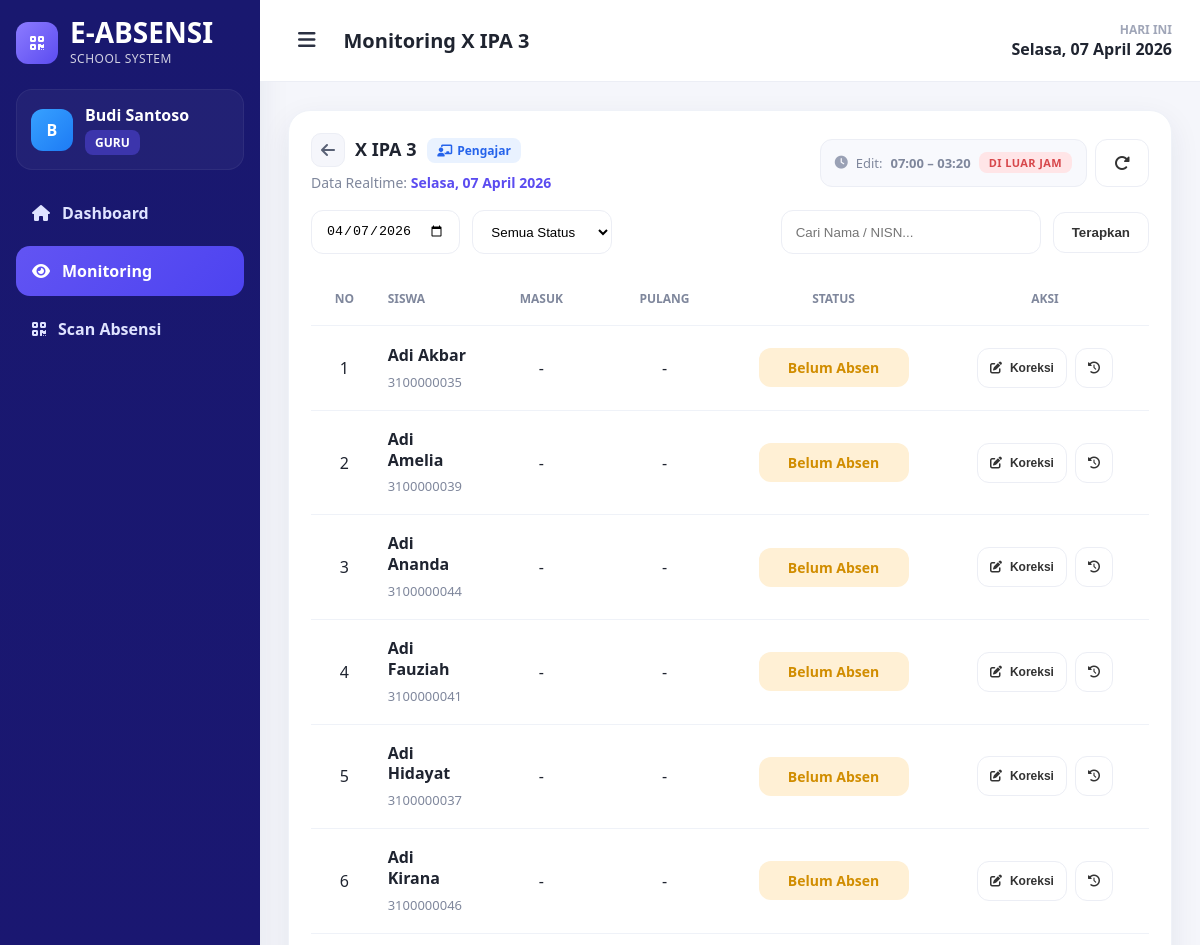
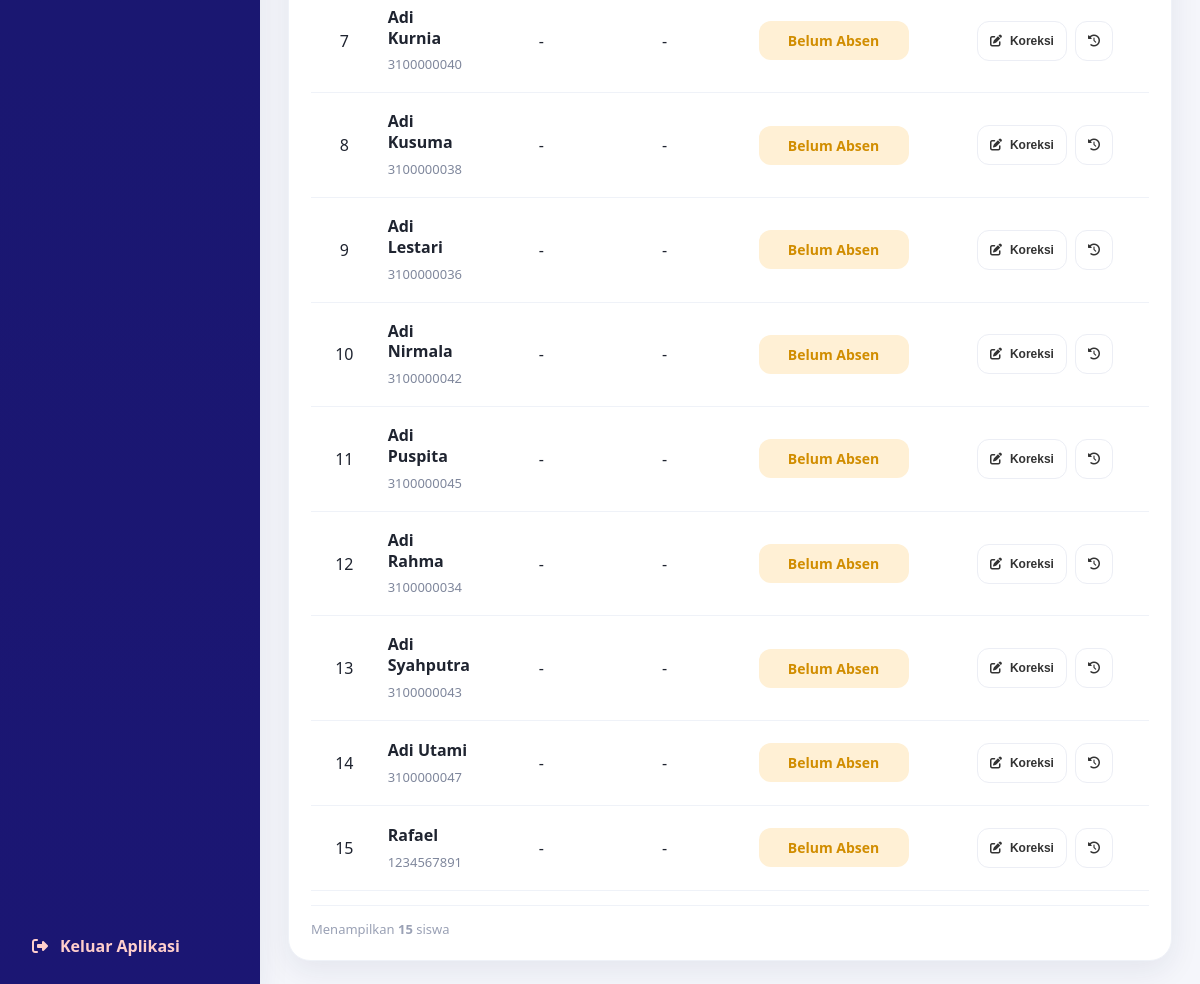
Screenshot of /guru/monitoring_kelas.php?kelas_id=2&tanggal=2026-04-07 (signed in) with the database file from the repository (2 pictures, top to bottom).
### tables this page shows
CREATE TABLE `kelas` (
  `id` int NOT NULL,
  `nama_kelas` varchar(20) NOT NULL,
  `wali_guru_id` int DEFAULT NULL,
  `created_at` timestamp NULL DEFAULT CURRENT_TIMESTAMP
);

CREATE TABLE `jadwal_absensi` (
  `id` int NOT NULL,
  `nama_jadwal` varchar(100) NOT NULL,
  `hari` enum('Senin','Selasa','Rabu','Kamis','Jumat','Sabtu') NOT NULL,
  `jam_masuk` time NOT NULL,
  `batas_terlambat` time NOT NULL,
  `jam_pulang` time NOT NULL,
  `scan_masuk_mulai` time NOT NULL,
  `scan_masuk_selesai` time NOT NULL,
  `scan_pulang_mulai` time NOT NULL,
  `scan_pulang_selesai` time NOT NULL,
  `status_aktif` enum('aktif','nonaktif') DEFAULT 'aktif',
  `created_at` timestamp NULL DEFAULT CURRENT_TIMESTAMP
);

CREATE TABLE `siswa` (
  `id` int NOT NULL,
  `user_id` int NOT NULL,
  `nis` varchar(30) NOT NULL,
  `nisn` varchar(30) NOT NULL,
  `kelas_id` int NOT NULL,
  `jenis_kelamin` enum('L','P') DEFAULT NULL,
  `alamat` text,
  `no_hp_ortu` varchar(20) DEFAULT NULL,
  `foto` varchar(255) DEFAULT NULL,
  `kode_kartu` varchar(100) NOT NULL,
  `status_siswa` enum('aktif','nonaktif') DEFAULT 'aktif',
  `created_at` timestamp NULL DEFAULT CURRENT_TIMESTAMP
);

CREATE TABLE `users` (
  `id` int NOT NULL,
  `nama` varchar(100) NOT NULL,
  `username` varchar(50) NOT NULL,
  `email` varchar(100) DEFAULT NULL,
  `password` varchar(255) NOT NULL,
  `role` enum('admin','guru','siswa') NOT NULL,
  `status_akun` enum('aktif','nonaktif') DEFAULT 'aktif',
  `created_at` timestamp NULL DEFAULT CURRENT_TIMESTAMP,
  `updated_at` timestamp NULL DEFAULT CURRENT_TIMESTAMP ON UPDATE CURRENT_TIMESTAMP
);

### guru/monitoring_kelas.php (the view, shortened to what the rows shown need)
<?php
require_once '../config/database.php';
require_once '../includes/functions.php';
$guruId = getGuruId($conn);
function hasTableColumn(mysqli $conn, string $table, string $column): bool
{
    static $cache = [];
    $key = $table . '.' . $column;
    $sql = "
        SELECT COUNT(*) AS total
        FROM INFORMATION_SCHEMA.COLUMNS
        WHERE TABLE_SCHEMA = DATABASE()
          AND TABLE_NAME = ?
          AND COLUMN_NAME = ?
    ";
    $stmt = $conn->prepare($sql);
    $stmt->bind_param("ss", $table, $column);
    $stmt->execute();
    $row = $stmt->get_result()->fetch_assoc();
    $cache[$key] = ((int) ($row['total'] ?? 0)) > 0;
    return $cache[$key];
}
function formatMetodeLabel(?string $metode): string
{
    return match ($metode) {
        'scan'   => 'Scan',
        'manual' => 'Manual',
        'import' => 'Import',
        default  => '-',
    };
}
$kelasId = (int) ($_GET['kelas_id'] ?? 0);
$tanggalDipilih = $_GET['tanggal'] ?? date('Y-m-d');
$hasMetodeMasuk      = hasTableColumn($conn, 'absensi', 'metode_masuk');
$hasMetodePulang     = hasTableColumn($conn, 'absensi', 'metode_pulang');
$hasCorrectedBy      = hasTableColumn($conn, 'absensi', 'corrected_by_user_id');
$hasCorrectedAt      = hasTableColumn($conn, 'absensi', 'corrected_at');
$hasAlasanKoreksi    = hasTableColumn($conn, 'absensi', 'alasan_koreksi');
$stmtRole = $conn->prepare("
    SELECT role_guru_kelas
    FROM guru_kelas
    WHERE guru_id = ? AND kelas_id = ?
    LIMIT 1
");
$stmtRole->bind_param("ii", $guruId, $kelasId);
$stmtRole->execute();
$rowRole = $stmtRole->get_result()->fetch_assoc();
$roleGuru = $rowRole['role_guru_kelas'];
$isWali   = ($roleGuru === 'wali');
$stmtKelas = $conn->prepare("SELECT nama_kelas FROM kelas WHERE id = ? LIMIT 1");
$stmtKelas->bind_param("i", $kelasId);
$stmtKelas->execute();
$namaKelas = $stmtKelas->get_result()->fetch_assoc()['nama_kelas'] ?? '-';
$hariJadwal   = hariIndonesia($tanggalDipilih);
$stmtJadwal = $conn->prepare("
    SELECT jam_masuk, jam_pulang, batas_terlambat
    FROM jadwal_absensi
    WHERE hari = ? AND status_aktif = 'aktif'
    LIMIT 1
");
$stmtJadwal->bind_param("s", $hariJadwal);
$stmtJadwal->execute();
$jadwalAktif = $stmtJadwal->get_result()->fetch_assoc();
$jamMasukJadwal  = $jadwalAktif ? substr($jadwalAktif['jam_masuk'], 0, 5) : null;
$jamPulangJadwal = $jadwalAktif ? substr($jadwalAktif['jam_pulang'], 0, 5) : null;
$isHariIni = ($tanggalDipilih === date('Y-m-d'));
$pengajarDalamWindow = false;
if (!$isWali && $isHariIni && $jadwalAktif) {
    $now       = strtotime(date('H:i:s'));
    $jamMasuk  = strtotime($jadwalAktif['jam_masuk']);
    $jamPulang = strtotime($jadwalAktif['jam_pulang']);
    $pengajarDalamWindow = ($now >= $jamMasuk && $now <= $jamPulang);
}
$selectAudit = [];
$joinAudit = [];
if ($hasMetodeMasuk) {
    $selectAudit[] = "a.metode_masuk";
} else {
    $selectAudit[] = "NULL AS metode_masuk";
}
if ($hasMetodePulang) {
    $selectAudit[] = "a.metode_pulang";
} else {
    $selectAudit[] = "NULL AS metode_pulang";
}
if ($hasAlasanKoreksi) {
    $selectAudit[] = "a.alasan_koreksi";
} else {
    $selectAudit[] = "NULL AS alasan_koreksi";
}
if ($hasCorrectedAt) {
    $selectAudit[] = "a.corrected_at";
} else {
    $selectAudit[] = "NULL AS corrected_at";
}
if ($hasCorrectedBy) {
    $selectAudit[] = "uc.nama AS corrected_by_name";
    $joinAudit[] = "LEFT JOIN users uc ON uc.id = a.corrected_by_user_id";
} else {
    $selectAudit[] = "NULL AS corrected_by_name";
}
if (hasTableColumn($conn, 'absensi', 'scanned_masuk_by_user_id')) {
    $selectAudit[] = "um.nama AS scanned_masuk_by_name";
    $joinAudit[] = "LEFT JOIN users um ON um.id = a.scanned_masuk_by_user_id";
} else {
    $selectAudit[] = "NULL AS scanned_masuk_by_name";
}
if (hasTableColumn($conn, 'absensi', 'scanned_pulang_by_user_id')) {
    $selectAudit[] = "up.nama AS scanned_pulang_by_name";
    $joinAudit[] = "LEFT JOIN users up ON up.id = a.scanned_pulang_by_user_id";
} else {
    $selectAudit[] = "NULL AS scanned_pulang_by_name";
}
$sql = "
    SELECT
        s.id AS siswa_id,
        u.nama,
        s.nisn,
        a.id AS absensi_id,
        a.jam_masuk,
        a.jam_pulang,
        a.status_masuk,
        a.status_pulang,
        a.keterangan,
        " . implode(",\n        ", $selectAudit) . "
    FROM siswa s
    INNER JOIN users u ON u.id = s.user_id
    LEFT JOIN absensi a ON a.siswa_id = s.id
                       AND a.tanggal = ?
    " . implode("\n    ", $joinAudit) . "
    WHERE s.kelas_id = ?
      AND s.status_siswa = 'aktif'
";
$params = [$tanggalDipilih, $kelasId];
$types  = "si";
$sql .= " ORDER BY u.nama ASC";
$stmt = $conn->prepare($sql);
$stmt->bind_param($types, ...$params);
$stmt->execute();
$result = $stmt->get_result();
$dataMonitoring = [];
while ($row = $result->fetch_assoc()) {
    $statusSaatIni   = $row['status_masuk'] ?? 'Belum Absen';
    $keteranganWaktu = 'Belum Absen';
    $keteranganClass = 'status-yellow';
    if ($isWali) {
        $editMode = 'canEdit';
    } elseif ($isHariIni && $pengajarDalamWindow) {
        $editMode = 'canEdit';
    } elseif ($isHariIni) {
        $editMode = 'warnEdit';
    } else {
        $editMode = 'locked';
    }
    $row['status_saat_ini']  = $statusSaatIni;
    $row['keterangan_waktu'] = $keteranganWaktu;
    $row['keterangan_class'] = $keteranganClass;
    $row['edit_mode']        = $editMode;
    $dataMonitoring[]        = $row;
}
$totalData = count($dataMonitoring);
include '../includes/header.php';
?>
<div class="app-layout">
    <div class="main-content">
        <div class="content-area">
            <div class="table-card">
                <div class="table-header">
                    <div>
                        <div style="display:flex;align-items:center;gap:10px;margin-bottom:4px;">
                            <a href="<?= BASE_URL; ?>/guru/monitoring.php?tanggal=<?= urlencode($tanggalDipilih); ?>"
                                class="mkelas-back-btn" title="Kembali ke daftar kelas">
                                <i class="fa-solid fa-arrow-left"></i>
                            </a>
                            <div class="table-title">
                                <?= htmlspecialchars($namaKelas); ?>
                                <?php if ($isWali): ?>
                                    <span class="mkelas-role mkelas-role-wali" style="font-size:12px;vertical-align:middle;margin-left:6px;">
                                        <i class="fa-solid fa-star"></i> Wali Kelas
                                    </span>
                                <?php else: ?>
                                    <span class="mkelas-role mkelas-role-pengajar" style="font-size:12px;vertical-align:middle;margin-left:6px;">
                                    </span>
                                <?php endif; ?>
                            </div>
                        </div>
                    </div>
                    <div class="table-tools" style="flex-wrap:wrap;gap:8px;">
                        <?php if (!$isWali && $jadwalAktif): ?>
                            <div class="monitoring-window-info">
                                <i class="fa-solid fa-clock"></i>
                                Edit: <strong><?= $jamMasukJadwal; ?> – <?= $jamPulangJadwal; ?></strong>
                                <?php if ($pengajarDalamWindow): ?>
                                    <span class="window-badge window-open">Aktif</span>
                                <?php else: ?>
                                    <span class="window-badge window-closed">Di Luar Jam</span>
                                <?php endif; ?>
                            </div>
                        <?php endif; ?>
                    </div>
                </div>
                <div class="table-responsive-theme">
                    <table class="theme-table monitoring-table">
                        <thead>
                            <tr>
                                <th>No</th>
                                <th>Siswa</th>
                                <th>Masuk</th>
                                <th>Pulang</th>
                                <th>Status</th>
                                <th>Aksi</th>
                            </tr>
                        </thead>
                        <tbody>
                            <?php if ($totalData > 0): ?>
                                <?php foreach ($dataMonitoring as $i => $row): ?>
                                    <tr>
                                        <td><?= $i + 1; ?></td>
                                        <td>
                                            <strong><?= htmlspecialchars($row['nama']); ?></strong><br>
                                            <span class="monitoring-nisn"><?= htmlspecialchars($row['nisn']); ?></span>
                                        </td>
                                        <td><?= !empty($row['jam_masuk']) ? substr($row['jam_masuk'], 0, 5) : '-'; ?></td>
                                        <td><?= !empty($row['jam_pulang']) ? substr($row['jam_pulang'], 0, 5) : '-'; ?></td>
                                        <td>
                                            <span class="status-pill <?= $row['keterangan_class']; ?>">
                                                <?= htmlspecialchars($row['keterangan_waktu']); ?>
                                            </span>
                                        </td>
                                        <td>
                                            <?php if ($row['edit_mode'] === 'locked'): ?>
                                                <div class="status-locked-wrap" title="Hanya bisa diubah pada hari yang bersangkutan">
                                                    <span class="status-pill status-locked-pill status-muted">Terkunci</span>
                                                    <i class="fa-solid fa-lock status-lock-icon"></i>
                                                </div>
                                            <?php else: ?>
                                                <div class="aksi-btn-group">
                                                    <button
                                                        type="button"
                                                        class="btn-light-theme btn-koreksi-modal"
                                                        data-siswa-id="<?= (int) $row['siswa_id']; ?>"
                                                        data-nama="<?= htmlspecialchars($row['nama'], ENT_QUOTES); ?>"
                                                        data-tanggal="<?= htmlspecialchars($tanggalDipilih, ENT_QUOTES); ?>"
                                                        data-edit-mode="<?= htmlspecialchars($row['edit_mode'], ENT_QUOTES); ?>"
                                                        data-jam-masuk="<?= !empty($row['jam_masuk']) ? substr($row['jam_masuk'], 0, 5) : ''; ?>"
                                                        data-jam-pulang="<?= !empty($row['jam_pulang']) ? substr($row['jam_pulang'], 0, 5) : ''; ?>"
                                                        onclick="openKoreksiModal(this)">
                                                        <i class="fa-solid fa-pen-to-square"></i> Koreksi
                                                    </button>
                                                    <button
                                                        type="button"
                                                        class="btn-light-theme btn-riwayat-modal"
                                                        data-nama="<?= htmlspecialchars($row['nama'], ENT_QUOTES); ?>"
                                                        data-masuk="<?= !empty($row['jam_masuk']) ? substr($row['jam_masuk'], 0, 5) : '-'; ?>"
                                                        data-pulang="<?= !empty($row['jam_pulang']) ? substr($row['jam_pulang'], 0, 5) : '-'; ?>"
                                                        data-status="<?= htmlspecialchars($row['status_saat_ini'], ENT_QUOTES); ?>"
                                                        data-metode-masuk="<?= htmlspecialchars(formatMetodeLabel($row['metode_masuk'] ?? null), ENT_QUOTES); ?>"
                                                        data-metode-pulang="<?= htmlspecialchars(formatMetodeLabel($row['metode_pulang'] ?? null), ENT_QUOTES); ?>"
                                                        data-scan-masuk="<?= htmlspecialchars($row['scanned_masuk_by_name'] ?? '-', ENT_QUOTES); ?>"
                                                        data-scan-pulang="<?= htmlspecialchars($row['scanned_pulang_by_name'] ?? '-', ENT_QUOTES); ?>"
                                                        data-corrected-by="<?= htmlspecialchars($row['corrected_by_name'] ?? '-', ENT_QUOTES); ?>"
                                                        data-corrected-at="<?= !empty($row['corrected_at']) ? date('d/m/Y H:i', strtotime($row['corrected_at'])) : '-'; ?>"
                                                        data-alasan="<?= htmlspecialchars($row['alasan_koreksi'] ?? '-', ENT_QUOTES); ?>"
                                                        onclick="openRiwayatModal(this)">
                                                        <i class="fa-solid fa-clock-rotate-left"></i>
                                                    </button>
                                                </div>
                                            <?php endif; ?>
                                        </td>
                                    </tr>
                                <?php endforeach; ?>
                            <?php endif; ?>
                        </tbody>
                    </table>
                </div>
            </div>
        </div>
    </div>
</div>
<?php include '../includes/footer.php'; ?>

### rows the page displays
kelas: nama_kelas "X IPA 3"
jadwal_absensi: jam_masuk "07:00", jam_pulang "03:20"
siswa: user.nama "Adi Akbar", nisn "3100000035", keterangan_waktu "Belum Absen"
siswa: user.nama "Adi Amelia", nisn "3100000039", keterangan_waktu "Belum Absen"
siswa: user.nama "Adi Ananda", nisn "3100000044", keterangan_waktu "Belum Absen"
siswa: user.nama "Adi Fauziah", nisn "3100000041", keterangan_waktu "Belum Absen"
siswa: user.nama "Adi Hidayat", nisn "3100000037", keterangan_waktu "Belum Absen"
siswa: user.nama "Adi Kirana", nisn "3100000046", keterangan_waktu "Belum Absen"
siswa: user.nama "Adi Kurnia", nisn "3100000040", keterangan_waktu "Belum Absen"
siswa: user.nama "Adi Kusuma", nisn "3100000038", keterangan_waktu "Belum Absen"
siswa: user.nama "Adi Lestari", nisn "3100000036", keterangan_waktu "Belum Absen"
siswa: user.nama "Adi Nirmala", nisn "3100000042", keterangan_waktu "Belum Absen"
siswa: user.nama "Adi Puspita", nisn "3100000045", keterangan_waktu "Belum Absen"
siswa: user.nama "Adi Rahma", nisn "3100000034", keterangan_waktu "Belum Absen"
siswa: user.nama "Adi Syahputra", nisn "3100000043", keterangan_waktu "Belum Absen"
siswa: user.nama "Adi Utami", nisn "3100000047", keterangan_waktu "Belum Absen"
siswa: user.nama "Rafael", nisn "1234567891", keterangan_waktu "Belum Absen"

### other values shown
$inisial "B"
$nama "Budi Santoso"
$role "GURU"
$pageTitle "Monitoring X IPA 3"
$tanggalIndonesia "Selasa, 07 April 2026"
$labelTanggal "Selasa, 07 April 2026"
$totalData "15"
